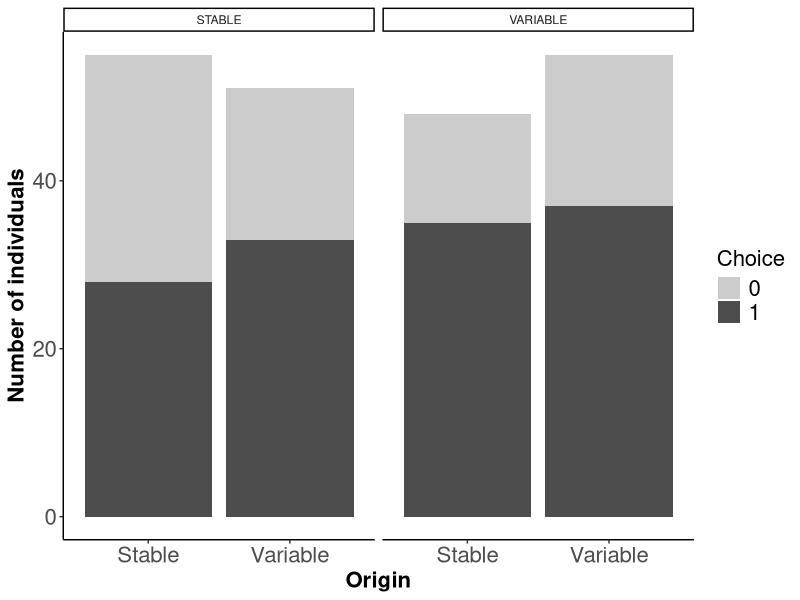

R code for this plot: (Note: this script raises an error after producing the figure.)
## ---- chunk 1
# tutors should use the setting in which all comments and code are visible
#knitr::opts_chunk$set(eval = TRUE, include = TRUE)

# instructions for the class should be generated without the code
knitr::opts_chunk$set(eval = TRUE, echo = FALSE, message = FALSE)

## ---- chunk 2

library(readxl)
library(tidyverse)

## ---- chunk 3
learning_ZF <- read_excel("2020-09-30-Learning-finches-database.xlsx", sheet = "learning")
head(learning_ZF)

## ---- chunk 4
# loading breeding dataset
breeding_ZF <- read_excel("2020-09-30-Learning-finches-database.xlsx")
head(learning_ZF)

#Method without pipe

# adding new column with "BirdID to the breeding data frame 
breeding_ZF <- mutate(breeding_ZF, BirdID = ring)

# creating new data frame with BirdID and Origin and Rearing columns
breeding_ZF_subset <- select(breeding_ZF, BirdID,  Origin, Rearing)

# joining data frame with Origin and Rearing to the learning data frame
learning_ZF <- right_join(learning_ZF, breeding_ZF_subset, by="BirdID")

#the data frame has some empty cells, which should be removed based e.g. on whether there is a test date
learning_ZF <- filter(learning_ZF, !is.na(Test_date))


#Method with pipe
#  change the ring into BirdID in that dataframe and use pipe with select in one step
breeding_ZF_subset_1 <- breeding_ZF %>% mutate(BirdID = ring) %>% select(BirdID, Origin, Rearing)

# joining data frame with Origin and Rearing to the learning data frame using pipe
learning_ZF_1 <- learning_ZF %>% left_join(breeding_ZF_subset_1, by = "BirdID")


## ---- chunk 5
# adding a column "Choice" indicating that choice took place (column is based on whether Time_1 or Time_2 column contains numerical value (is different than NA).  Solution using pipe:
learning_ZF <- learning_ZF %>% mutate(Choice = ifelse((is.na(Time_1) & is.na(Time_2)), 0, 1))
## ---- chunk 6

fig_4 <- ggplot(data = learning_ZF)  +
  geom_bar(aes(x= Origin, fill= factor(Choice)))+ 
    facet_wrap(vars(Rearing))+
    ylab("Number of individuals")+
  scale_x_discrete(breaks=c("STABLE","VARIABLE"),
        labels=c("Stable", "Variable"))+
  theme_classic()+
  theme( axis.text=element_text(size=16),
         axis.title=element_text(size=16,face="bold"))+
  labs(fill = "Choice", labels=c("No", "Yes"))+
  theme(legend.title = element_text(size = 16),
          legend.text = element_text(size = 16))+
  scale_fill_grey(start = 0.8, end = 0.3)+
  ggsave("Fig_Choice.jpg", scale = 3, width = 10, units=c("cm") )
fig_4
## ---- chunk 7
# Calculating time of the test initiation, to be expressed in minutes after 7am based on data available in hours:min format. 

# change the variable Time_transfer using strftime function into format %H:%M:%S. As a result you will get character variable
learning_ZF$Time_transfer <- strftime(learning_ZF$Time_transfer, format = "%H:%M:%S")

# change the variable using as.PSIXct function again into format %H:%M:%S. This time a current date will be attached;  if you run this without the previous step the date would become 1899.
learning_ZF$Time_transfer <- as.POSIXct(learning_ZF$Time_transfer,format="%H:%M:%S")

# new column Lights on
learning_ZF <- mutate(learning_ZF, Lights_on = "07:00:00")

# Lights on as.posixct time format
learning_ZF$Lights_on <-as.POSIXct(learning_ZF$Lights_on,format="%H:%M:%S")

# get the difference between the 2 time columns
learning_ZF <- mutate(learning_ZF, Start_time= difftime(Time_transfer, Lights_on, units="mins"))

#this also works the same:
learning_ZF$start_time<- with(learning_ZF, difftime(learning_ZF$Time_transfer,learning_ZF$Lights_on, units="mins"))

# code for calculation Start_time using pipe
learning_ZF_1 <- learning_ZF_1 %>% 
  mutate(Time_transfer = strftime(Time_transfer, "%H:%M:%S")) %>%
  mutate(Time_transfer = as.POSIXct(Time_transfer, format = "%H:%M:%S")) %>% 
  mutate(Lights_on = as.POSIXct("07:00:00", format = "%H:%M:%S")) %>%
  mutate(Start_Time = as.numeric((Time_transfer - Lights_on), units = "mins")) 

## ---- chunk 8
# creating new column with the mean of scores in the first and second trial
learning_ZF$Score <- rowMeans(learning_ZF[,c("Score_1","Score_2")], na.rm=TRUE)

## ---- chunk 9

# the above step could also be joined to the previous code calculating Start_time
learning_ZF_1 <- learning_ZF_1 %>% 
  mutate(Time_transfer = strftime(Time_transfer, "%H:%M:%S")) %>%
  mutate(Time_transfer = as.POSIXct(Time_transfer, format = "%H:%M:%S")) %>% 
  mutate(Lights_on = as.POSIXct("07:00:00", format = "%H:%M:%S")) %>%
  mutate(Start_Time = as.numeric((Time_transfer - Lights_on), units = "mins")) %>% 
  rowwise() %>% 
  mutate(Score = mean(Score_1, Score_2, na.rm = TRUE)) %>% 
  ungroup()


fig_5 <-ggplot(data = learning_ZF, aes(x = Start_time, y= Score))+
  facet_wrap(~~Origin + Rearing)+
  geom_point()+
  geom_smooth(method = "lm")+
theme_classic()+
ggsave("Fig_Score_Start.jpg", scale = 3, width = 10, units=c("cm") )
fig_5
## ---- chunk 10

# adding a column "Choice" indicating that choice took place (column is based on whether Score_1 or Score_2 column has value different than 0.0) 
learning_ZF$Choice_bis <- ifelse((learning_ZF$Score_1 | learning_ZF$Score_2) != 0.0, 1, 0)


# creating new column with the mean of latency to choice times
learning_ZF$Mean_latency <- rowMeans(learning_ZF[,c("Time_1","Time_2")], na.rm=TRUE)

# figure
fig_6 <-ggplot(data = learning_ZF, aes(x = Mean_latency, y= Score))+
  facet_wrap(~~Origin + Rearing)+
  geom_point()+
  geom_smooth(method = "lm")+
theme_classic()
fig_6
